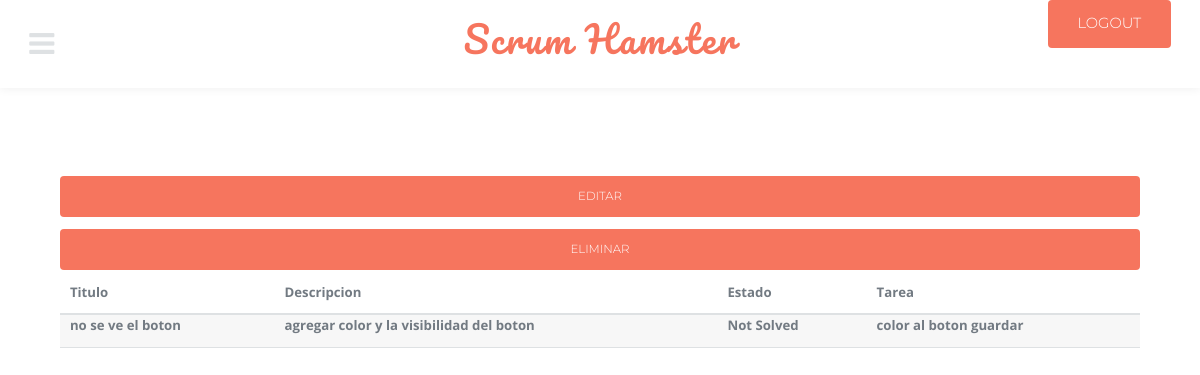
Screenshot of /view_error/1/ (signed in) with the database file from the repository.
### modules/models.py (models this page shows, shortened)
class error(models.Model):
    title = models.CharField(max_length = 50)
    description = models.TextField()
    state_choices = (
		('Solved', 'Solved'),
		('Not Solved', 'Not Solved'),
		)
    state = models.CharField(
		max_length = 11,
		choices = state_choices,
		default = 'Not Solved',
		)
    task_id = models.ForeignKey(task, on_delete = models.CASCADE)

class task(models.Model):
    title = models.CharField(max_length = 50)
    percent = models.PositiveSmallIntegerField()
    state_choices = (
		('Not Started', 'Not Started'),
		('In Process', 'In Process'),
		('Finished', 'Finished'),
		)
    state = models.CharField(
		max_length = 12,
		choices = state_choices,
		default = 'Not Started',
		)
    hours = models.PositiveSmallIntegerField()
    project_id = models.ForeignKey(project, on_delete = models.CASCADE)
    user_in_charge = models.ForeignKey(User, on_delete = models.CASCADE, related_name = 'in_charge')
    user_supervisor = models.ForeignKey(User, on_delete = models.CASCADE, related_name = 'supervisor')
    def __str__(self):
        return '%s' % (self.title)

### modules/views.py (the view)
# urls.py: path('view_error/<int:id>/', view_error, name = 'view_error'),
@login_required
def view_error(request, id):
    data = error.objects.get(id = id)
    return render(request, 'error/view.html', {'data': data})

### modules/templates/error/view.html
{% extends 'base.html' %}
{% block cont %}
<table>
<thead>
		<tr>
			<th>Titulo</th>
			<th>Descripcion</th>
			<th>Estado</th>
			<th>Tarea</th>
		</tr>
	</thead>
<div>
	<tr>
    	<th>{{ data.title }}</th>
		<th>{{ data.description }}</th>
		<th>{{ data.state }}</th>
		<th>{{ data.task_id }}</th>
	</tr>
</div>
<a href="{% url 'update_error' data.id %}" class="button fit small">Editar</a>
<a href="{% url 'delete_error' data.id %}" class="button fit small">Eliminar</a>
</table>
{% endblock %}

### modules/static/assets/css/main.css (style rules this page uses)
html, body, div, span, applet, object, iframe, h1, h2, h3, h4, h5, h6, p, blockquote, pre, a, abbr, acronym, address, big, cite, code, del, dfn, em, img, ins, kbd, q, s, samp, small, strike, strong, sub, sup, tt, var, b, u, i, center, dl, dt, dd, ol, ul, li, fieldset, form, label, legend, table, caption, tbody, tfoot, thead, tr, th, td, article, aside, canvas, details, embed, figure, figcaption, footer, header, hgroup, menu, nav, output, ruby, section, summary, time, mark, audio, video { margin: 0; padding: 0; border: 0; font-size: 100%; font: inherit; vertical-align: baseline; }
body { line-height: 1; }
table { border-collapse: collapse; border-spacing: 0; }
body { -webkit-text-size-adjust: none; }
*, *:before, *:after { -moz-box-sizing: border-box; -webkit-box-sizing: border-box; box-sizing: border-box; }
body { -ms-overflow-style: scrollbar; }
body { background: #fff; }
body, input, select, textarea { color: #767d85; font-family: "Open Sans", Arial, Helvetica, sans-serif; font-size: 13pt; font-weight: 300; line-height: 1.65; }
@media screen and (max-width: 1680px) { body, input, select, textarea { font-size: 11pt; } }
@media screen and (max-width: 1280px) { body, input, select, textarea { font-size: 11pt; } }
a { color: #25a2c3; text-decoration: underline; }
table { margin: 0 0 2em 0; width: 100%; }
table tbody tr { border: solid 1px #dee1e3; border-left: 0; border-right: 0; }
table tbody tr:nth-child(2n + 1) { background-color: rgba(144, 144, 144, 0.075); }
table th { color: #727a82; font-size: 0.9em; font-weight: 700; padding: 0 0.75em 0.75em 0.75em; text-align: left; }
table thead { border-bottom: solid 2px #dee1e3; }
input[type="submit"], input[type="reset"], input[type="button"], button, .button { -moz-appearance: none; -webkit-appearance: none; -ms-appearance: none; appearance: none; -moz-transition: background-color 0.2s ease-in-out, color 0.2s ease-in-out; -webkit-transition: background-color 0.2s ease-in-out, color 0.2s ease-in-out; -ms-transition: background-color 0.2s ease-in-out, color 0.2s ease-in-out; transition: background-color 0.2s ease-in-out, color 0.2s ease-in-out; background-color: #f6755e; border-radius: 4px; border: 0; color: #ffffff; cursor: pointer; display: inline-block; font-family: "Montserrat", sans-serif; height: 3.5em; line-height: 3.5em; padding: 0 3.5em; text-align: center; text-decoration: none; white-space: nowrap; text-transform: uppercase; }
input[type="submit"].fit, input[type="reset"].fit, input[type="button"].fit, button.fit, .button.fit { display: block; margin: 0 0 1em 0; width: 100%; }
input[type="submit"].small, input[type="reset"].small, input[type="button"].small, button.small, .button.small { font-size: 0.8em; }
body { padding-top: 6em; }

### rows the page displays
error: title "no se ve el boton", description "agregar color y la visibilidad del boton", state "Not Solved", task_id "color al boton guardar"
